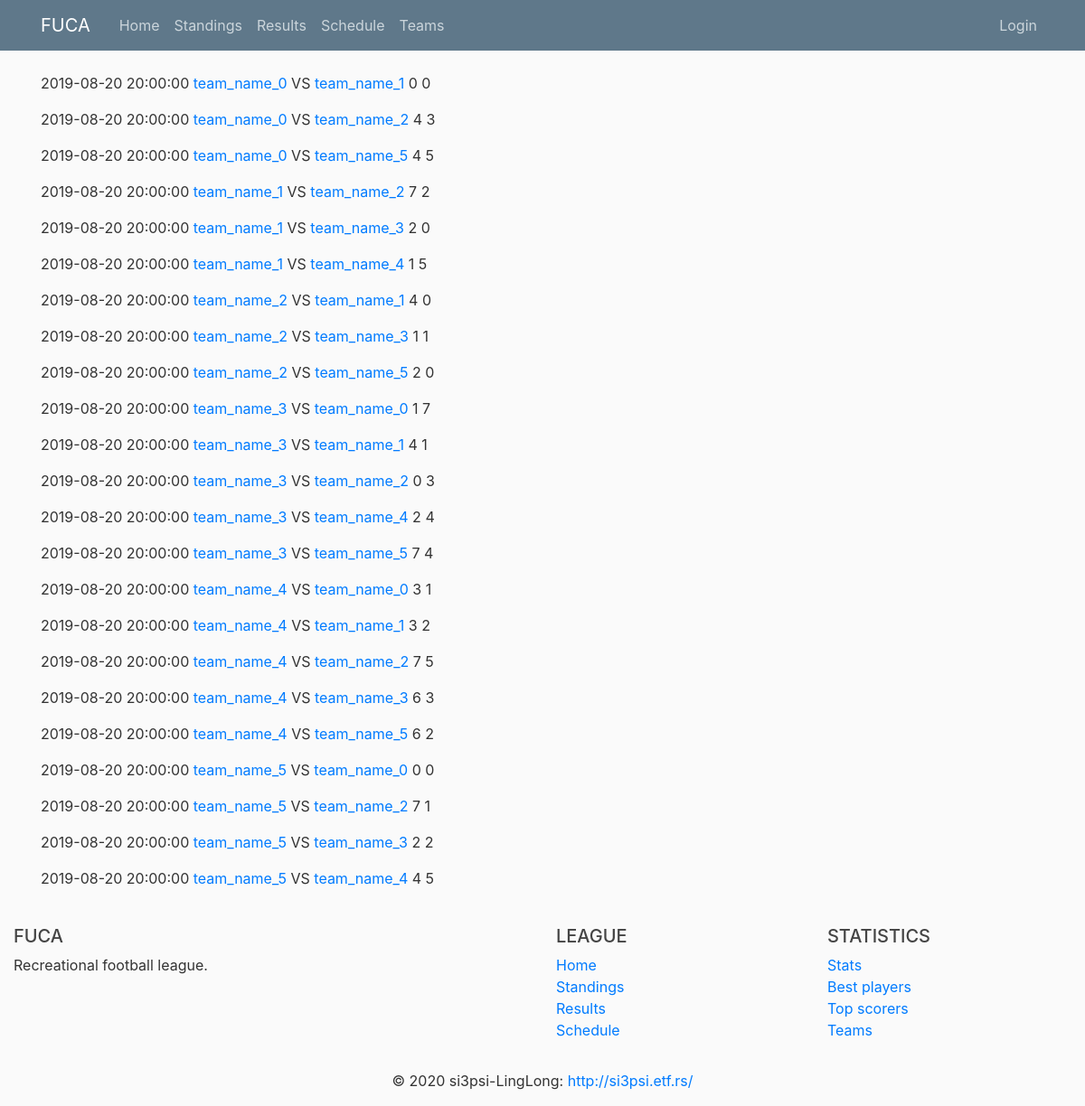
The app's page /results with its own data.
### fuca/models.py (models this page shows, shortened)
class Match(db.Model):
    __tablename__ = 'match'
    id                      = db.Column(db.Integer, primary_key=True)
    date_time               = db.Column(db.DateTime, nullable=False)
    host_team_goals         = db.Column(db.Integer, default=0)
    host_team_yellow        = db.Column(db.Integer, default=0)
    host_team_red           = db.Column(db.Integer, default=0)
    host_team_shots         = db.Column(db.Integer, default=0)
    guest_team_goals        = db.Column(db.Integer, default=0)
    guest_team_yellow       = db.Column(db.Integer, default=0)
    guest_team_red          = db.Column(db.Integer, default=0)
    guest_team_shots        = db.Column(db.Integer, default=0)
    host_team_id     = db.Column(db.Integer, db.ForeignKey('team.id'), nullable=False)
    guest_team_id    = db.Column(db.Integer, db.ForeignKey('team.id'), nullable=False)
    best_player_id   = db.Column(db.Integer, db.ForeignKey('player.id'))
    statistics  = db.relationship('Statistics', backref='match', lazy=True)
    def jinja_dict(self):
        return {'date'          : self.date_time,
                'team1_name'    : self.host_team.name,
                'team1_goals'   : self.host_team_goals,
                'team1_id'      : self.host_team_id,
                'team2_name'    : self.guest_team.name,
                'team2_goals'   : self.guest_team_goals,
                'team2_id'      : self.guest_team_id,
                'id'            : self.id}

class Team(db.Model):
    __tablename__ = 'team'
    id          = db.Column(db.Integer,     primary_key=True)
    name        = db.Column(db.String(100), nullable=False, unique=True)
    matches     = db.Column(db.Integer,     nullable=False, default=0)
    wins        = db.Column(db.Integer,     nullable=False, default=0)
    losses      = db.Column(db.Integer,     nullable=False, default=0)
    draws       = db.Column(db.Integer,     nullable=False, default=0)
    goal_diff   = db.Column(db.Integer,     nullable=False, default=0)
    logo_image  = db.Column(db.String(20),  nullable=False, default='default.jpg')
    captain_id  = db.Column(db.Integer, db.ForeignKey('player.id'))
    host_matches    = db.relationship('Match',  backref='host_team',    lazy=True,  foreign_keys=Match.host_team_id)
    guest_matches   = db.relationship('Match',  backref='guest_team',   lazy=True,  foreign_keys=Match.guest_team_id)
    players         = db.relationship('Player', backref='team',         lazy=True,  foreign_keys=Player.team_id)

### fuca/routes/home_routes.py (the view)
@app.route("/results")
def results():
    results_db = Match.query.filter(Match.date_time < datetime.now()).all()
    results_list = [result.jinja_dict() for result in results_db]
    return render_template('home/results.html', results=results_list, title='Results')

### fuca/templates/home/results.html
{% extends 'home/layout.html' %}
{% block content %}
    {% for result in results %}
        <p>{{ result.date }} <a href="{{ url_for('team', id=result.team1_id)}}">{{ result.team1_name }}</a> VS
            <a href="{{ url_for('team', id=result.team2_id)}}">{{ result.team2_name }}</a> {{ result.team1_goals }} {{ result.team2_goals }}</p>
    {% endfor %}
{% endblock content %}

### fuca/static/main.css (style rules this page uses)
body { background: #fafafa; color: #333333; margin-top: 5rem; }

### records on screen
Match: date "2019-08-20 20:00:00"
Team: team1_name "team_name_0" "team_name_0" "team_name_0", team2_name "team_name_0" "team_name_0" "team_name_0"
Team: team2_name "team_name_1" "team_name_1" "team_name_1" "team_name_1", team1_name "team_name_1" "team_name_1" "team_name_1"
Match: date "2019-08-20 20:00:00"
Team: team2_name "team_name_2" "team_name_2" "team_name_2" "team_name_2" "team_name_2", team1_name "team_name_2" "team_name_2" "team_name_2"
Match: date "2019-08-20 20:00:00"
Team: team2_name "team_name_5" "team_name_5" "team_name_5" "team_name_5", team1_name "team_name_5" "team_name_5" "team_name_5" "team_name_5"
Match: date "2019-08-20 20:00:00"
Match: date "2019-08-20 20:00:00"
Team: team2_name "team_name_3" "team_name_3" "team_name_3" "team_name_3", team1_name "team_name_3" "team_name_3" "team_name_3" "team_name_3" "team_name_3"
Match: date "2019-08-20 20:00:00"
Team: team2_name "team_name_4" "team_name_4" "team_name_4", team1_name "team_name_4" "team_name_4" "team_name_4" "team_name_4" "team_name_4"
Match: date "2019-08-20 20:00:00"
Match: date "2019-08-20 20:00:00"
Match: date "2019-08-20 20:00:00"
Match: date "2019-08-20 20:00:00"
Match: date "2019-08-20 20:00:00"
Match: date "2019-08-20 20:00:00"
Match: date "2019-08-20 20:00:00"
Match: date "2019-08-20 20:00:00"
Match: date "2019-08-20 20:00:00"
Match: date "2019-08-20 20:00:00"
Match: date "2019-08-20 20:00:00"
Match: date "2019-08-20 20:00:00"
Match: date "2019-08-20 20:00:00"
Match: date "2019-08-20 20:00:00"
Match: date "2019-08-20 20:00:00"
Match: date "2019-08-20 20:00:00"
Match: date "2019-08-20 20:00:00"

### other values on screen
{{ result.team1_goals }} "0" "4" "4" "7" "2" "1" "4" "1" "2" "1" "4" "0" "2" "7" "3" "3" "7" "6" "6" "0" "7" "2" "4"
{{ result.team2_goals }} "0" "3" "5" "2" "0" "5" "0" "1" "0" "7" "1" "3" "4" "4" "1" "2" "5" "3" "2" "0" "1" "2" "5"
